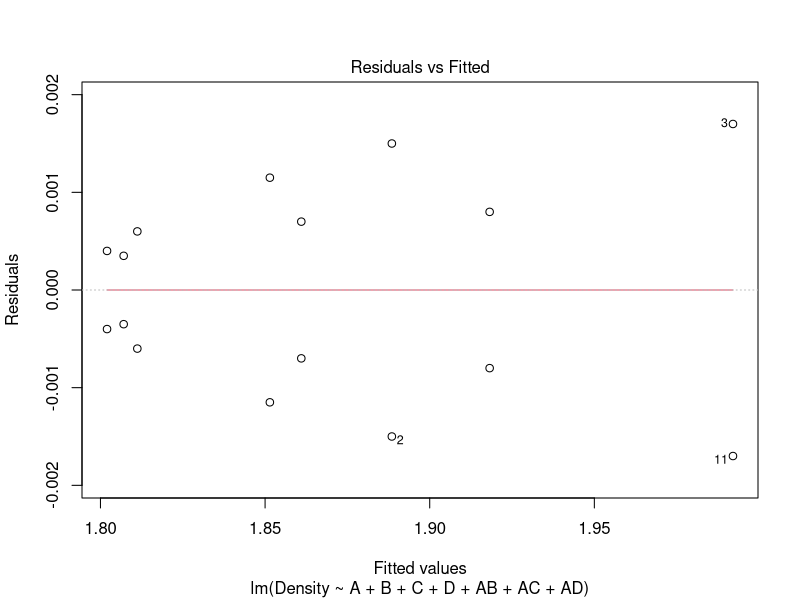
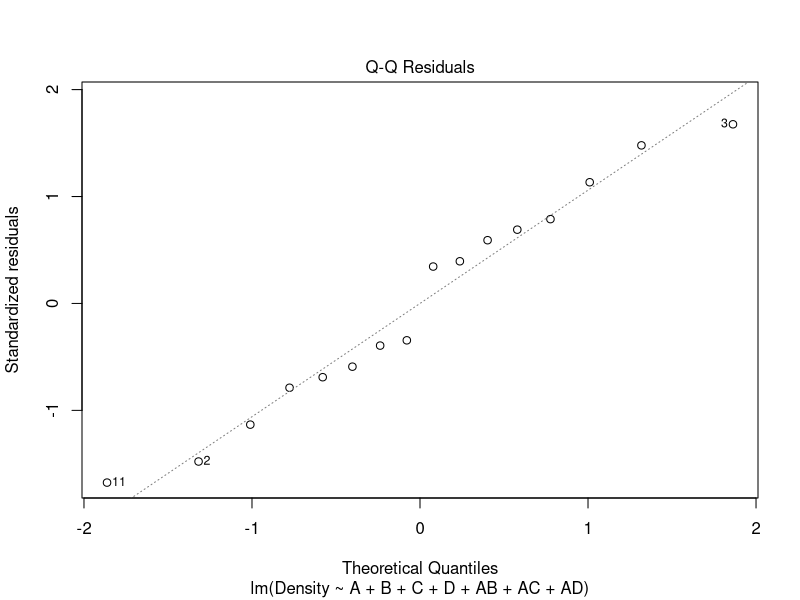
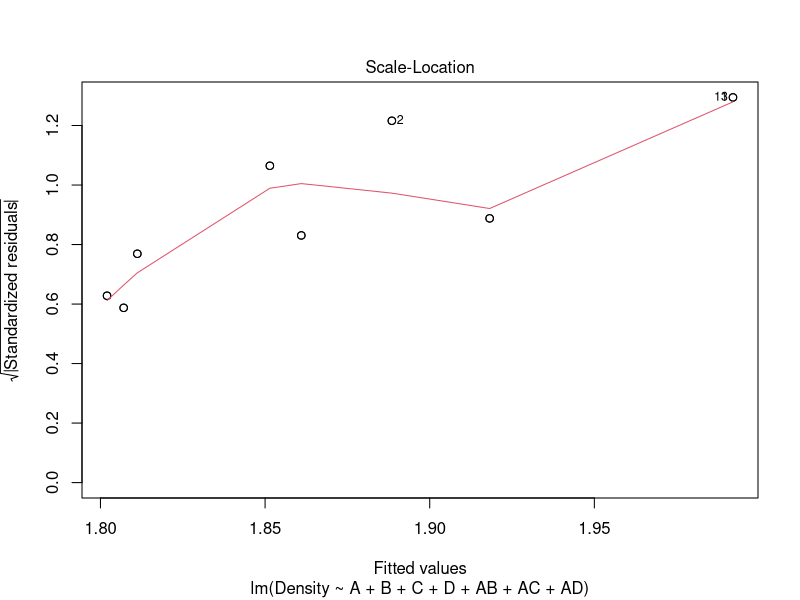
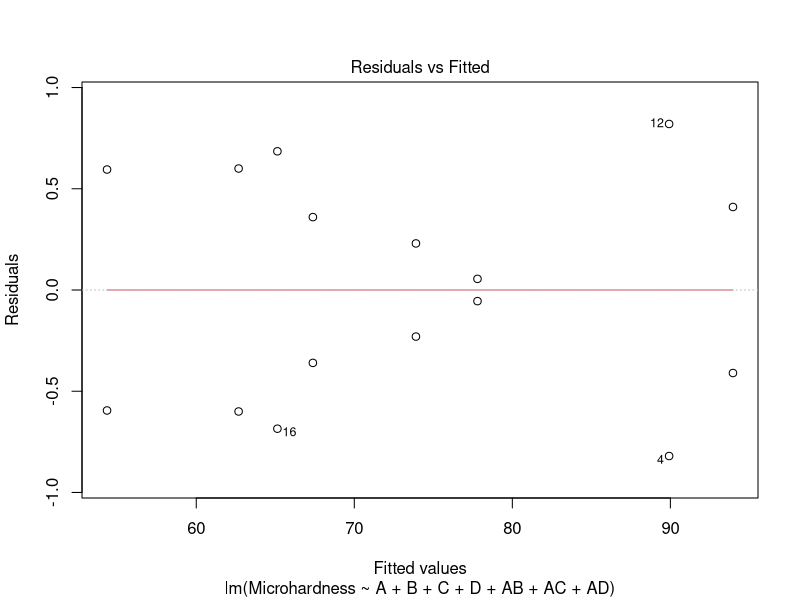
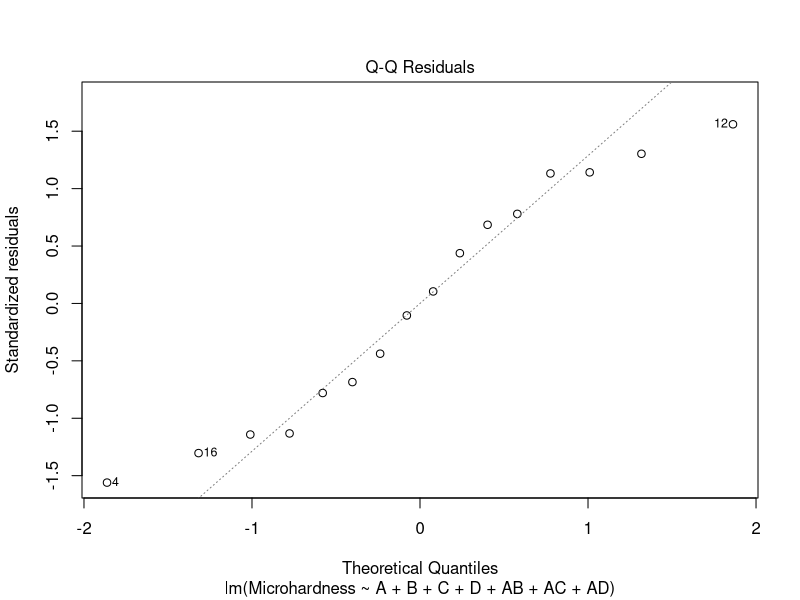
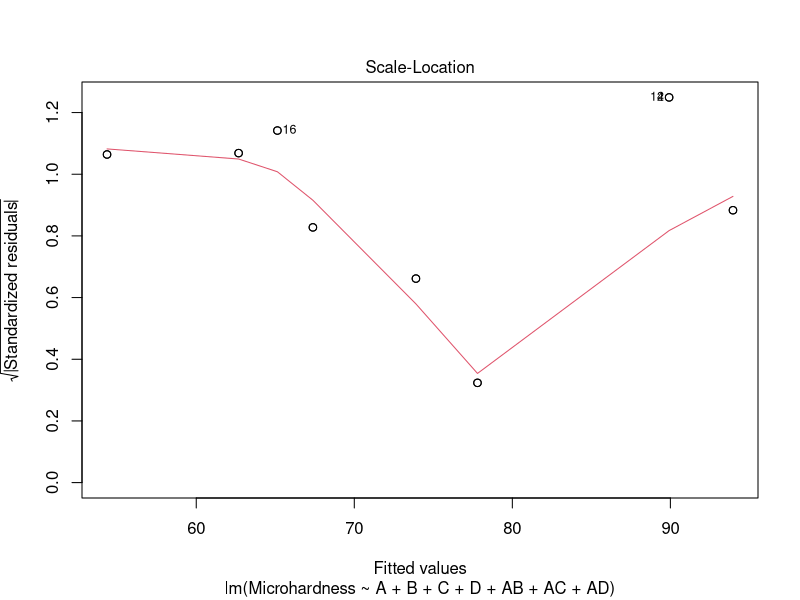
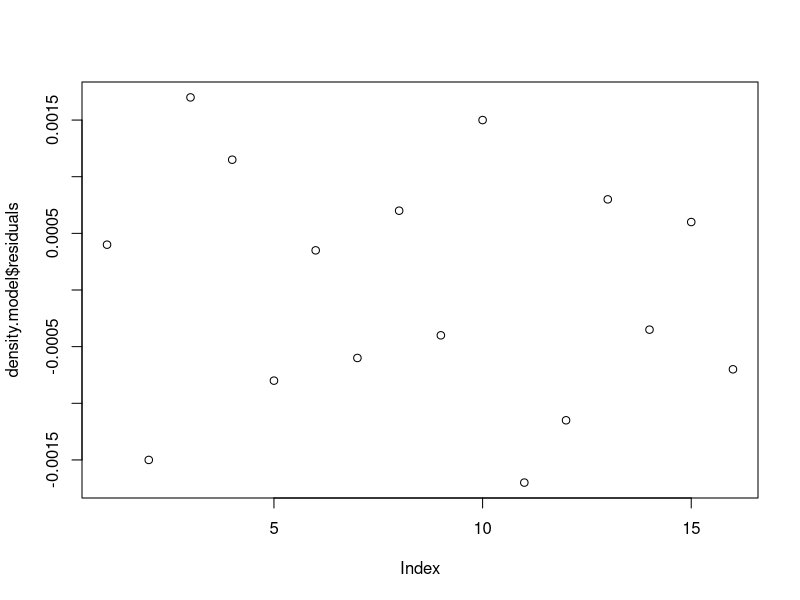
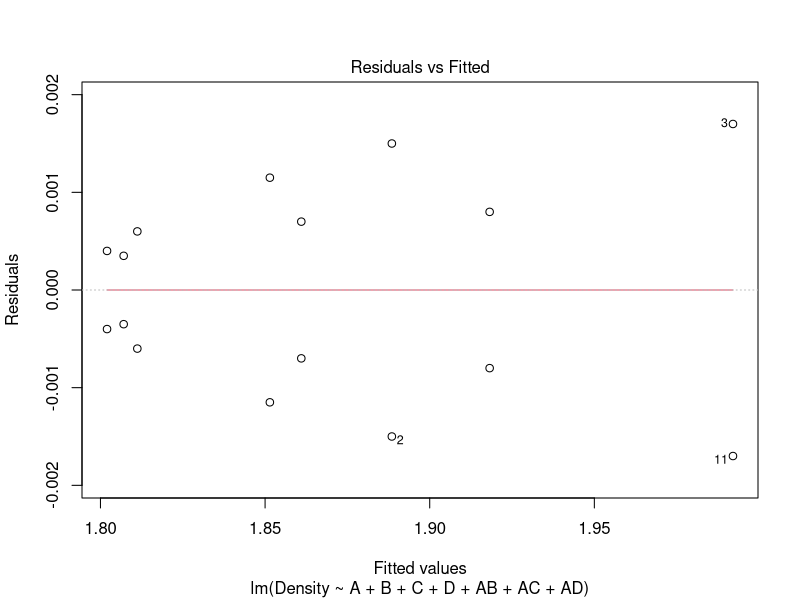

Here is the R script that generated these plots, in order:
#################### - Data - ###################################

A <- c(-1,1,-1,1,-1,1,-1,1,-1,1,-1,1,-1,1,-1,1)
B <- c(-1,-1,1,1,-1,-1,1,1,-1,-1,1,1,-1,-1,1,1)
C <- c(-1,-1,-1,-1,1,1,1,1,-1,-1,-1,-1,1,1,1,1)
D <- c(-1,1,1,-1,1,-1,-1,1,-1,1,1,-1,1,-1,-1,1)
AB <- A*B
AC <- A*C
AD <- A*D
Density <- c(1.8024,1.8870,1.9938,1.8526,1.9174,1.8074,1.8106,1.8617,1.8016,1.8900,1.9904,1.8503,1.919,1.8067,1.8118,1.8603)
Microhardness <- c(53.76,77.85,94.37,89.10,74.13,63.28,67.02,65.82,54.95,77.74,93.55,90.74,73.67,62.08,67.74,64.45)

################ - Effects - #######################################
#For Density
d.effect.A <- mean(Density[which(A == 1)])-mean(Density[which(A == -1)]) #-0.028875
d.effect.B <- mean(Density[which(B == 1)])-mean(Density[which(B == -1)]) #0.025
d.effect.C <- mean(Density[which(C == 1)])-mean(Density[which(C == -1)]) #-0.03415
d.effect.D <- mean(Density[which(D == 1)])-mean(Density[which(D == -1)]) #0.097025
d.effect.AB <- mean(Density[which(AB == 1)])-mean(Density[which(AB == -1)]) #-0.01655
d.effect.AC <- mean(Density[which(AC == 1)])-mean(Density[which(AC == -1)]) #-0.0018
d.effect.AD <- mean(Density[which(AD == 1)])-mean(Density[which(AD == -1)]) #-0.051525

#For Micro Hardness
m.effect.A <- mean(Microhardness[which(A == 1)])-mean(Microhardness[which(A == -1)]) #1.48375
m.effect.B <- mean(Microhardness[which(B == 1)])-mean(Microhardness[which(B == -1)]) #11.91625
m.effect.C <- mean(Microhardness[which(C == 1)])-mean(Microhardness[which(C == -1)]) #-11.73375
m.effect.D <- mean(Microhardness[which(D == 1)])-mean(Microhardness[which(D == -1)]) #9.11375
m.effect.AB <- mean(Microhardness[which(AB == 1)])-mean(Microhardness[which(AB == -1)]) #-4.62625
m.effect.AC <- mean(Microhardness[which(AC == 1)])-mean(Microhardness[which(AC == -1)]) #-8.21625
m.effect.AD <- mean(Microhardness[which(AD == 1)])-mean(Microhardness[which(AD == -1)]) #-13.94875

###################### - Regression - ###########################################

#for Density
density.model <- lm(Density~A+B+C+D+AB+AC+AD)
summary(density.model)

#              Estimate Std. Error  t value Pr(>|t|)    
#(Intercept)  1.8664375  0.0003587 5203.213  < 2e-16
# A           -0.0144375  0.0003587  -40.249 1.60e-10 
# B            0.0125000  0.0003587   34.847 5.03e-10 
# C           -0.0170750  0.0003587  -47.601 4.20e-11 
# D            0.0485125  0.0003587  135.242 9.99e-15 
# AB          -0.0082750  0.0003587  -23.069 1.32e-08 
# AC          -0.0009000  0.0003587   -2.509   0.0364  
# AD          -0.0257625  0.0003587  -71.820 1.57e-12 

#Residual standard error: 0.001435 on 8 degrees of freedom
#Multiple R-squared:  0.9997,	Adjusted R-squared:  0.9995 
#F-statistic:  4155 on 7 and 8 DF,  p-value: 1.34e-13

#For micro hardness
microhardness.model <- lm(Microhardness~A+B+C+D+AB+AC+AD)
summary(microhardness.model)


#             Estimate Std. Error t value Pr(>|t|)    
#(Intercept)  73.1406     0.1858 393.662  < 2e-16 
# A             0.7419     0.1858   3.993  0.00399 
# B             5.9581     0.1858  32.068 9.74e-10
# C            -5.8669     0.1858 -31.577 1.10e-09 
# D             4.5569     0.1858  24.526 8.16e-09 
# AB           -2.3131     0.1858 -12.450 1.62e-06 
# AC           -4.1081     0.1858 -22.111 1.85e-08 
# AD           -6.9744     0.1858 -37.538 2.78e-10

#Residual standard error: 0.7432 on 8 degrees of freedom
#Multiple R-squared:  0.9983,	Adjusted R-squared:  0.9968 
#F-statistic: 670.9 on 7 and 8 DF,  p-value: 1.956e-10

##################### - Diagnostics - #################################
#for Density
plot(density.model)

#for Microhardness
plot(microhardness.model)

names(density.model)
plot(density.model$residuals)
plot(density.model)
